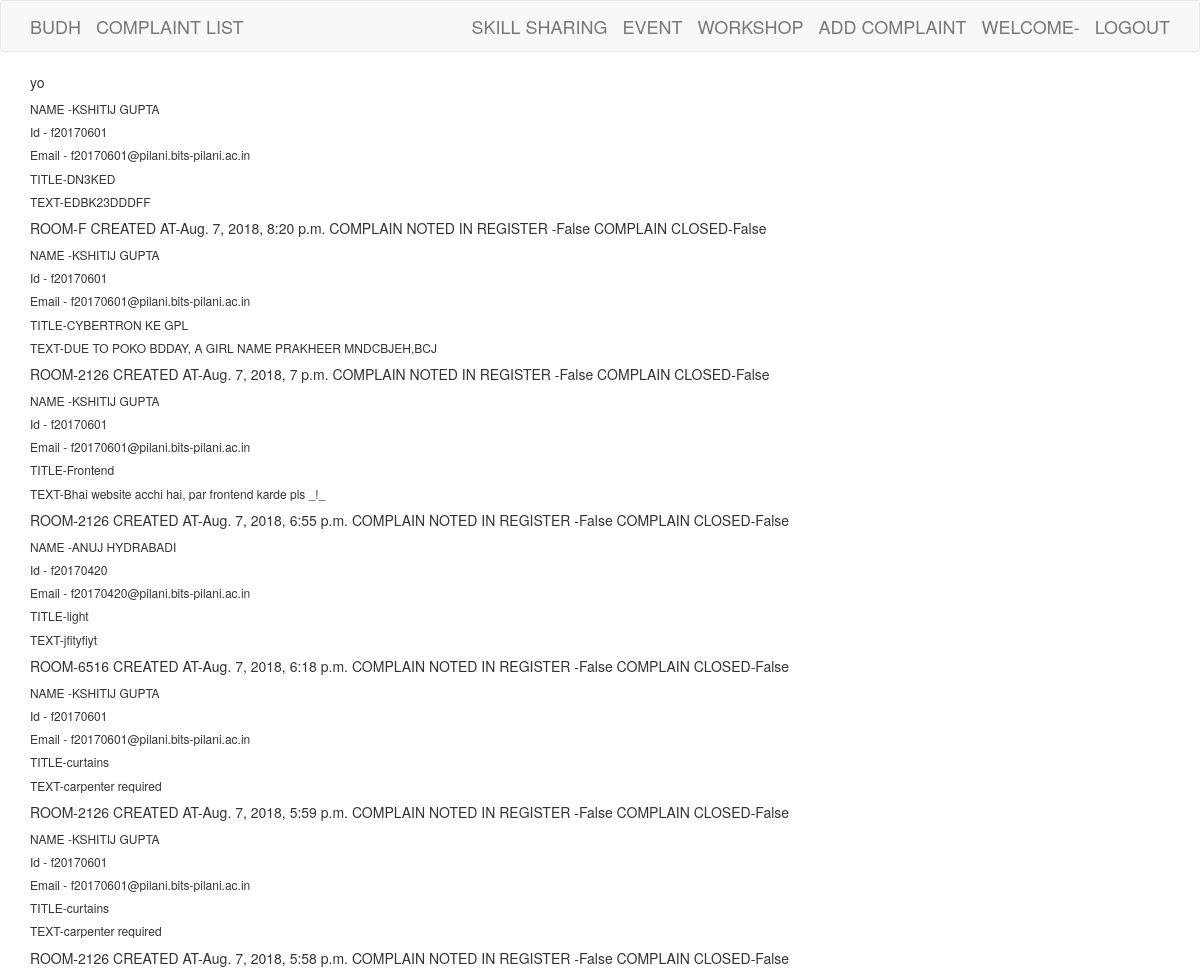
Screenshot of /complain (signed in) with the database file from the repository.
### complain_app/models.py (models this page shows, shortened)
class Complain(models.Model):
    name = models.CharField(max_length=200)
    title = models.CharField(max_length=200)
    text = models.TextField()
    room = models.CharField(max_length=200)
    created_at=models.DateTimeField(auto_now=True)
    complain_noted = models.BooleanField(default=False)
    complain_complete = models.BooleanField(default=False)
    rollno= models.CharField(max_length=200,null=True)
    student_email = models.EmailField(null=True)

### complain_app/views.py (the view)
# urls.py: url(r'^complain$',views.ComplainListView.as_view(),name='complain_list'),
class ComplainListView(ListView):
    model = Complain
    def get_queryset(self):
        return Complain.objects.filter(created_at__lte=timezone.now()).order_by('-created_at')

### complain_app/templates/complain_app/complain_list.html
{% extends "layout.html" %}
{% block content %}
{% if user.is_authenticated %}
yo
		{% for post in complain_list%}
<h6>NAME -{{post.name}}</h6>
<h6>Id - {{post.rollno}}</h6>
<h6>Email - {{post.student_email}}</h6>
<h6>TITLE-{{post.title}}</h6>
<h6>TEXT-{{post.text}}</h6>
ROOM-{{post.room}}
CREATED AT-{{post.created_at}}
COMPLAIN NOTED IN REGISTER -{{post.complain_noted}}
COMPLAIN CLOSED-{{post.complain_complete}}
		{%endfor%}
{%else%}
<h1>Please Login first</h1>
{%endif%}
	{% endblock content %}

### templates/layout.html (shortened to what this page needs)
<!DOCTYPE html>
<html>
<head>
	  <link rel="stylesheet" href="https://maxcdn.bootstrapcdn.com/bootstrap/3.3.7/css/bootstrap.min.css">
</head>
<body>
	<nav class="navbar navbar-default techfont custom-navbar">
       <div class="container">
         <ul class="nav navbar-nav">
         <li><a class="navbar-brand bigbrand"href="{% url 'home' %}">BUDH </a></li>
        <li><a class="navbar-brand bigbrand"href="{% url 'complain_list'%}">COMPLAINT LIST</a></li>
         </ul>
         <ul class="nav navbar-nav navbar-right">
				{% if user.is_authenticated %}
				<li><a class="navbar-brand bigbrand">SKILL SHARING</a></li>
				<li><a class="navbar-brand bigbrand">EVENT</a></li>
				<li><a class="navbar-brand bigbrand" >WORKSHOP</a></li>
				   <li><a class="navbar-brand bigbrand"href="{% url 'create'%}">ADD COMPLAINT </a></li>
				   <li class="navbar-brand bigbrand">WELCOME-{{user.first_name}}  {{user.last_name}}</li>
					    <li><a class="navbar-brand bigbrand"href="{% url 'logout'%}">LOGOUT</a></li>
						{%else%}
						<li><a href="{% url 'login'%}"><span class="glyphicon glyphicon-user"></span></a></li>
           {% endif %}
		</nav>
				<body>
    <div class="container">
	    {% block content %}
	    {% endblock content %}
    </div>
</body>
</html>

### rows the page displays
Complain: name "KSHITIJ GUPTA", rollno "f20170601", student_email "f20170601@pilani.bits-pilani.ac.in", title "DN3KED", text "EDBK23DDDFF", room "F", created_at "Aug. 7, 2018, 8:20 p.m.", complain_noted "False", complain_complete "False"
Complain: name "KSHITIJ GUPTA", rollno "f20170601", student_email "f20170601@pilani.bits-pilani.ac.in", title "CYBERTRON KE GPL", text "DUE TO POKO BDDAY, A GIRL NAME PRAKHEER MNDCBJEH,BCJ", room "2126", created_at "Aug. 7, 2018, 7 p.m.", complain_noted "False", complain_complete "False"
Complain: name "KSHITIJ GUPTA", rollno "f20170601", student_email "f20170601@pilani.bits-pilani.ac.in", title "Frontend", text "Bhai website acchi hai, par frontend karde pls _!_", room "2126", created_at "Aug. 7, 2018, 6:55 p.m.", complain_noted "False", complain_complete "False"
Complain: name "ANUJ HYDRABADI", rollno "f20170420", student_email "f20170420@pilani.bits-pilani.ac.in", title "light", text "jfityfiyt", room "6516", created_at "Aug. 7, 2018, 6:18 p.m.", complain_noted "False", complain_complete "False"
Complain: name "KSHITIJ GUPTA", rollno "f20170601", student_email "f20170601@pilani.bits-pilani.ac.in", title "curtains", text "carpenter required", room "2126", created_at "Aug. 7, 2018, 5:59 p.m.", complain_noted "False", complain_complete "False"
Complain: name "KSHITIJ GUPTA", rollno "f20170601", student_email "f20170601@pilani.bits-pilani.ac.in", title "curtains", text "carpenter required", room "2126", created_at "Aug. 7, 2018, 5:58 p.m.", complain_noted "False", complain_complete "False"
